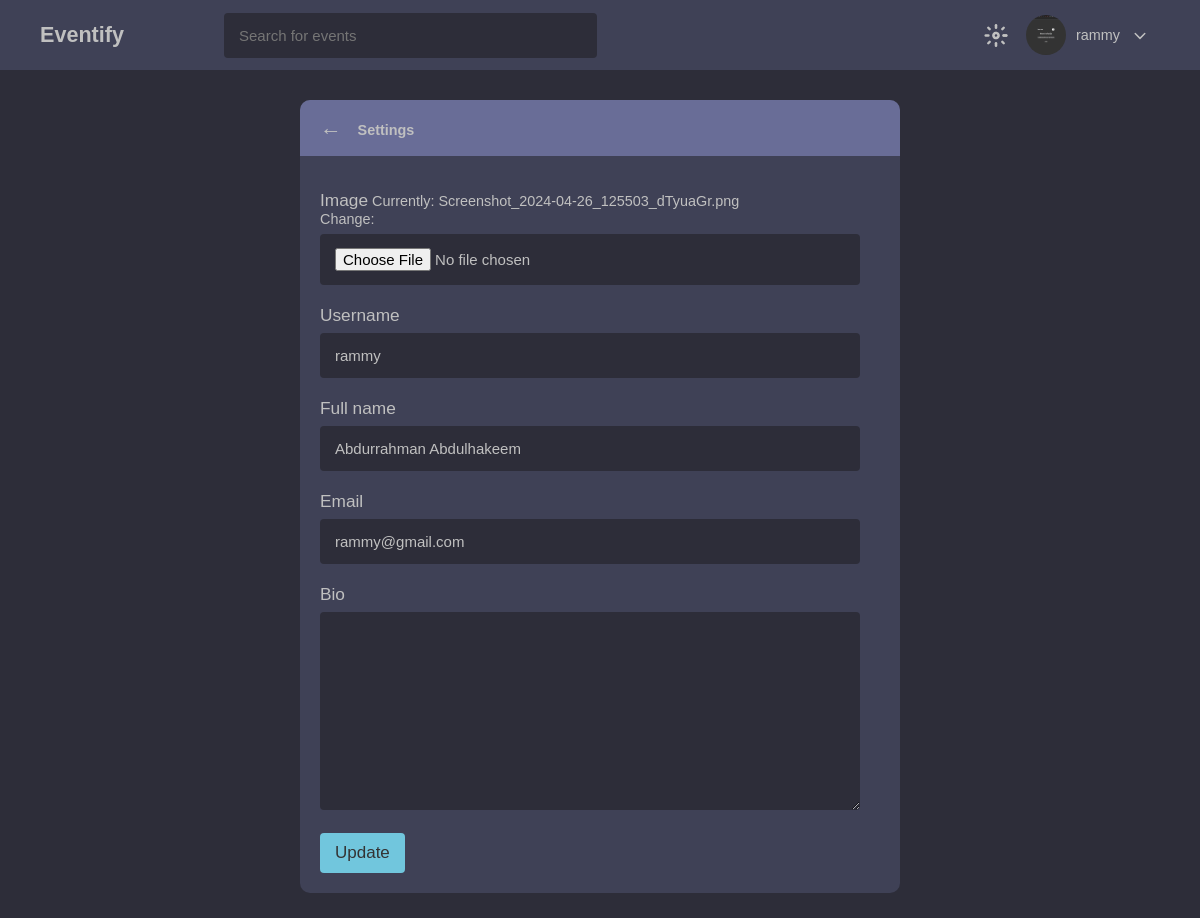
The page /settings/ (signed in) on the database its author committed.
### event/models.py (models this page shows, shortened)
class User(AbstractUser):
    username = models.CharField(max_length=200, unique=True)
    full_name = models.CharField(max_length=200)
    email = models.EmailField(unique=True)
    bio = models.TextField(null=True, blank=True)
    image = models.FileField(null=True, default="empty_logo.png")
    followers = models.ManyToManyField('self', symmetrical=False, blank=True)
    following = models.ManyToManyField('self', related_name='user_following', symmetrical=False, blank=True)
    USERNAME_FIELD = 'email'
    REQUIRED_FIELDS = []
    def get_absolute_url(self):
        return reverse('profile', kwargs={'username': self.username, 'id': self.id})

### event/views.py (the view)
# urls.py: path('settings/', settings_page, name='settings'),
@login_required(login_url="login")
def settings_page(request, *args, **kwargs):
    form = UpdateUserForm(instance=request.user)
    user = request.user
    if request.method == 'POST':
        form = UpdateUserForm(request.POST, request.FILES, instance=user)
        if form.is_valid():
            form.save()
            url = reverse('profile', args=(user.username, user.id))
            return redirect(url)
    context = {
        "form": form,
    }
    return render(request, 'event/settings.html', context)

### event/forms.py
class UpdateUserForm(forms.ModelForm):
    class Meta:
        model = User
        fields = ('image', 'username', 'full_name', 'email', 'bio', )

### event/templates/event/settings.html (shortened to what this page needs)
{% extends "base.html" %}
{% block content %}
<main class="grid__container">
    <div class="container flex__grid">
      <section class="event__chat__container">
        <div class="hosts">
          <h3>
            <a href="{{request.META.HTTP_REFERER}}" class="space arrow"
              ><span> &LeftArrow;</span>
            </a>
            Settings
          </h3>
          <div class="host__content del">
              <form method="post" enctype="multipart/form-data">
                {% for field in form %}
                <div class="form__field">
                  <label for={{field.label}}>{{field.label}}</label>
                    {{ field }}
                </div>
                {% endfor %}
                <input type="submit" class="btn" value="Update" />
              </form>
          </div>
        </div>
      </section>
    </div>
  </main>
{% endblock %}

### templates/navbar.html (shortened to what this page needs)
{% load static %}
<header>
  <div class="container flex">
    <div class="logo flex">
      <h2><a href="{%url 'home' %}"> Eventify</a></h2>
      <form class="search__bar" action="{%url 'home' %}">
        <input
          type="text"
          name="q"
          id="search"
          placeholder="Search for events"
        />
      </form>
    </div>
    <div class="user__login flex justify__start">
      <img
        id="toggleTheme"
        role="button"
        src="{% static 'images/light-theme-icon.svg' %}"
        class="theme"
        alt=""
      />
      {% if request.user.is_authenticated %}
      <img
        src= "http://127.0.0.1:8000/media/{{request.user.image}}"
        class="header__user__logo"
        alt=""
      />
      {% endif %}
      <span class="auth">
        {% if request.user.is_authenticated %}
        <a href="profile.html" class="flex" id="show-drop-down">
          <span>{{request.user.username}}</span
          ><img
            src="{% static 'images/arrow-down-dk.svg' %}"
            class="theme"
            alt=""
            id="dark-arrow"
        /></a>
        {% endif %}
      </span>
    </div>
  </div>
</header>

### static/css/style.css (style rules this page uses)
body.dark-mode { --primary-color: #2d2d39; --secondary-color: #3f4156; --button-color: #71c6dd; --text-color: #c0c0c0; --border-color: #51546e; --btn-text: #333; --other-color: #50c878; }
body { background-color: var(--primary-color); font-family: Arial, Helvetica, sans-serif; padding: 0; margin: 0; box-sizing: border-box; color: var(--text-color); }
html { scroll-behavior: smooth; font-size: 90%; }
h1, h2, h3 { margin: 0; }
a { text-decoration: none; color: var(--text-color); }
img, .sm { height: 30px; width: 30px; background-size: cover; border-radius: 50%; border: 2px solid var(--button-color); }
.user__login img { height: 40px; width: 40px; border: none; }
img.theme { border: none; height: 23px; cursor: pointer; transition: 0.3s; }
.arrow { font-size: 1.5em; }
.container { max-width: 1200px; margin: auto; padding: 0px 40px; }
.flex { display: flex; justify-content: space-between; align-items: center; }
.logo.flex { gap: 100px; }
.btn { all: unset; background-color: var(--button-color); padding: 10px 15px; border-radius: 4px; color: var(--btn-text); font-size: 17px; cursor: pointer; }
.justify__start { justify-content: start; gap: 10px; }
header { background-color: var(--secondary-color); margin-bottom: 30px; height: 70px; }
header .container { height: 100%; }
.search__bar input, .message__input input, .form__field input, .form__field textarea { background-color: var(--primary-color); border: none; padding: 14px 15px; border-radius: 4px; width: 150%; outline: none; color: var(--text-color); font-size: 15px; }
.form__field input, .form__field textarea { width: 91%; margin-top: 7px; }
.form__field label { font-size: larger; }
.form__field { margin: 20px 0px; }
.auth { position: relative; }
.grid__container .flex__grid { max-width: 50%; }
.flex__grid section .hosts { min-height: 50vh; }
.space { margin-right: 10px; }
.hosts { background-color: var(--secondary-color); padding: 20px; border-radius: 10px; margin-bottom: 25px; position: relative; min-width: 280px; }
.hosts h3:first-child { background-color: #696d97; position: absolute; left: 0; right: 0; top: 0; padding: 15px 20px; font-size: 1em; border-radius: 10px 10px 0px 0px; }
.host__content { margin-top: 40px; font-size: 1em; }
.host__content.del { margin-top: 70px; }

### rows shown on the page
User: user.image (picture), user.username "rammy", form "rammy" "Abdurrahman Abdulhakeem" "rammy@gmail.com"

### other values the page prints
{{ field.label }} "Image" "Username" "Full name" "Email" "Bio"
